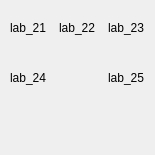
     <widget class="QFrame" name="gridFrame_10">
      <property name="minimumSize">
       <size>
        <width>155</width>
        <height>155</height>
       </size>
      </property>
      <property name="maximumSize">
       <size>
        <width>155</width>
        <height>155</height>
       </size>
      </property>
      <layout class="QGridLayout" name="gridLayout_10">
       <property name="sizeConstraint">
        <enum>QLayout::SetDefaultConstraint</enum>
       </property>
       <property name="leftMargin">
        <number>10</number>
       </property>
       <property name="topMargin">
        <number>3</number>
       </property>
       <property name="bottomMargin">
        <number>12</number>
       </property>
       <property name="horizontalSpacing">
        <number>12</number>
       </property>
       <property name="verticalSpacing">
        <number>8</number>
       </property>
       <item row="0" column="1">
        <widget class="QLabel" name="lab_22">
         <property name="minimumSize">
          <size>
           <width>50</width>
           <height>50</height>
          </size>
         </property>
         <property name="maximumSize">
          <size>
           <width>50</width>
           <height>50</height>
          </size>
         </property>
         <property name="text">
          <string>lab_22</string>
         </property>
        </widget>
       </item>
       <item row="0" column="0">
        <widget class="QLabel" name="lab_21">
         <property name="minimumSize">
          <size>
           <width>50</width>
           <height>50</height>
          </size>
         </property>
         <property name="maximumSize">
          <size>
           <width>50</width>
           <height>50</height>
          </size>
         </property>
         <property name="text">
          <string>lab_21</string>
         </property>
        </widget>
       </item>
       <item row="1" column="0">
        <widget class="QLabel" name="lab_24">
         <property name="minimumSize">
          <size>
           <width>50</width>
           <height>50</height>
          </size>
         </property>
         <property name="maximumSize">
          <size>
           <width>50</width>
           <height>50</height>
          </size>
         </property>
         <property name="text">
          <string>lab_24</string>
         </property>
        </widget>
       </item>
       <item row="2" column="0">
        <widget class="QLabel" name="label_20">
         <property name="minimumSize">
          <size>
           <width>50</width>
           <height>50</height>
          </size>
         </property>
         <property name="maximumSize">
          <size>
           <width>50</width>
           <height>50</height>
          </size>
         </property>
         <property name="text">
          <string/>
         </property>
        </widget>
       </item>
       <item row="0" column="2">
        <widget class="QLabel" name="lab_23">
         <property name="minimumSize">
          <size>
           <width>50</width>
           <height>50</height>
          </size>
         </property>
         <property name="maximumSize">
          <size>
           <width>50</width>
           <height>50</height>
          </size>
         </property>
         <property name="text">
          <string>lab_23</string>
         </property>
        </widget>
       </item>
       <item row="1" column="2">
        <widget class="QLabel" name="lab_25">
         <property name="minimumSize">
          <size>
           <width>50</width>
           <height>50</height>
          </size>
         </property>
         <property name="maximumSize">
          <size>
           <width>50</width>
           <height>50</height>
          </size>
         </property>
         <property name="text">
          <string>lab_25</string>
         </property>
        </widget>
       </item>
       <item row="2" column="1">
        <widget class="QLabel" name="label_38">
         <property name="minimumSize">
          <size>
           <width>50</width>
           <height>50</height>
          </size>
         </property>
         <property name="maximumSize">
          <size>
           <width>50</width>
           <height>50</height>
          </size>
         </property>
         <property name="text">
          <string/>
         </property>
        </widget>
       </item>
       <item row="2" column="2">
        <widget class="QLabel" name="label_39">
         <property name="minimumSize">
          <size>
           <width>50</width>
           <height>50</height>
          </size>
         </property>
         <property name="maximumSize">
          <size>
           <width>50</width>
           <height>50</height>
          </size>
         </property>
         <property name="text">
          <string/>
         </property>
        </widget>
       </item>
      </layout>
     </widget>
